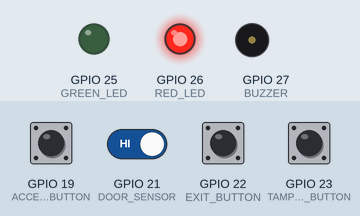
A sketch run on a simulated ESP32. Shown: output pins drawn as LEDs (lit = HIGH), buzzer (waves = sounding, pin HIGH). Inputs (shaded band) come from the test bench; at power-on: GPIO 19 (ACCESS_BUTTON), GPIO 21 (DOOR_SENSOR), GPIO 22 (EXIT_BUTTON), GPIO 23 (TAMPER_BUTTON) HIGH. WiFi joins after 1.5 s; servers stay silent unless stated; what the sketch prints to the serial monitor is not drawn.

Above: at 2.7 s.
2.8 s: GPIO 22 (EXIT_BUTTON) pulled LOW for 0.15 s
At 3.3 s:
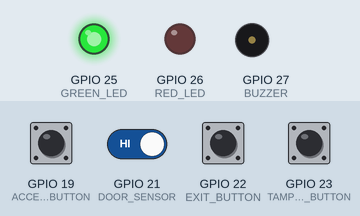
5.9 s: GPIO 23 (TAMPER_BUTTON) pulled LOW for 1 s
At 6.9 s:
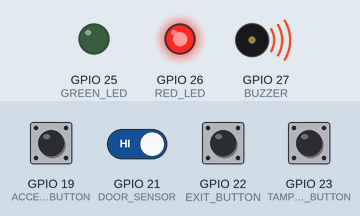
11.7 s: GPIO 22 (EXIT_BUTTON) pulled LOW for 1 s
At 13.0 s:
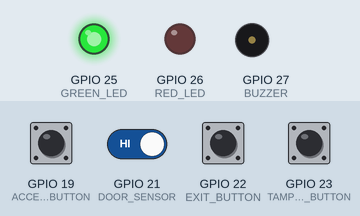
Timing chart, 0 to 16.2 s (numbered marks = the images above; inputs shaded):
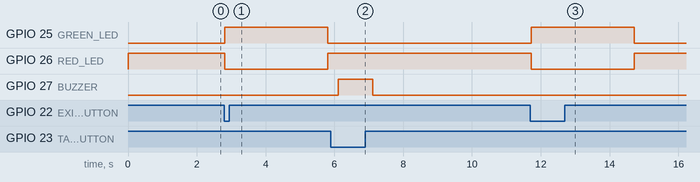

Measured:
- after the input at 2.8 s, GPIO 25 (GREEN_LED): LOW → HIGH at once, → LOW 3.0 s later; GPIO 26 (RED_LED): HIGH → LOW at once, → HIGH 3.0 s later
- after the input at 5.9 s, GPIO 27 (BUZZER): LOW → HIGH after 0.21 s, → LOW 1.0 s later
- after the input at 11.7 s, GPIO 25 (GREEN_LED): LOW → HIGH at once, → LOW 3.0 s later; GPIO 26 (RED_LED): HIGH → LOW at once, → HIGH 3.0 s later

The sketch:

Wifi__Access_Control_System.ino
```cpp
#include <WiFi.h>
#include <WebServer.h>

const char* ssid = "YOUR_WIFI_NAME";
const char* password = "YOUR_WIFI_PASSWORD";

WebServer server(80);

// Pins
#define ACCESS_BUTTON 19
#define DOOR_SENSOR   21
#define EXIT_BUTTON   22
#define TAMPER_BUTTON 23

#define GREEN_LED 25
#define RED_LED   26
#define BUZZER    27

// Login
const char* correctUser = "admin";
const char* correctPass = "1234";

String lastEvent = "System Started";

// ---------- WEBPAGE ----------

void handleRoot() {

  String doorStatus;

  if (digitalRead(DOOR_SENSOR) == LOW) {
    doorStatus = "CLOSED 🔒";
  } else {
    doorStatus = "OPEN 🚪";
  }

  String page = R"rawliteral(
<!DOCTYPE html>
<html>
<head>

<title>Wi-Fi Access Control</title>

<meta name="viewport"
content="width=device-width, initial-scale=1">

<style>

body {
  font-family: Arial;
  text-align: center;
  background: #eeeeee;
}

.box {
  background: white;
  max-width: 400px;
  margin: 30px auto;
  padding: 25px;
  border-radius: 15px;
}

input {
  width: 85%;
  padding: 12px;
  margin: 6px;
}

button {
  padding: 12px 25px;
}

.status {
  font-size: 20px;
}

</style>

</head>

<body>

<div class="box">

<h1>🔐 Wi-Fi Access Control</h1>

<hr>

<h2>System Status</h2>

<p class="status">
Door: <b>)rawliteral";

  page += doorStatus;

  page += R"rawliteral(</b>
</p>

<p>
Last Event:
<br>
<b>)rawliteral";

  page += lastEvent;

  page += R"rawliteral(</b>
</p>

<hr>

<h2>Login</h2>

<form action="/login" method="POST">

<input
type="text"
name="username"
placeholder="Username"
required>

<br>

<input
type="password"
name="password"
placeholder="Password"
required>

<br>

<button type="submit">
LOGIN
</button>

</form>

</div>

</body>
</html>
)rawliteral";

  server.send(200, "text/html", page);
}


// ---------- LOGIN ----------

void handleLogin() {

  String username = server.arg("username");
  String password = server.arg("password");

  if (username == correctUser &&
      password == correctPass) {

    digitalWrite(GREEN_LED, HIGH);
    digitalWrite(RED_LED, LOW);

    lastEvent = "ACCESS GRANTED";

    Serial.println("ACCESS GRANTED");

    server.send(200, "text/html",
      "<html><body style='text-align:center'>"
      "<h1>✅ ACCESS GRANTED</h1>"
      "<h2>Door is UNLOCKED</h2>"
      "<br>"
      "<a href='/'>Dashboard</a>"
      "</body></html>");

  } else {

    digitalWrite(GREEN_LED, LOW);
    digitalWrite(RED_LED, HIGH);

    digitalWrite(BUZZER, HIGH);
    delay(1000);
    digitalWrite(BUZZER, LOW);

    lastEvent = "ACCESS DENIED";

    Serial.println("ACCESS DENIED");

    server.send(200, "text/html",
      "<html><body style='text-align:center'>"
      "<h1>❌ ACCESS DENIED</h1>"
      "<h3>Invalid Username or Password</h3>"
      "<br>"
      "<a href='/'>Try Again</a>"
      "</body></html>");
  }
}


// ---------- SETUP ----------

void setup() {

  Serial.begin(115200);

  pinMode(ACCESS_BUTTON, INPUT_PULLUP);
  pinMode(DOOR_SENSOR, INPUT_PULLUP);
  pinMode(EXIT_BUTTON, INPUT_PULLUP);
  pinMode(TAMPER_BUTTON, INPUT_PULLUP);

  pinMode(GREEN_LED, OUTPUT);
  pinMode(RED_LED, OUTPUT);
  pinMode(BUZZER, OUTPUT);

  digitalWrite(GREEN_LED, LOW);
  digitalWrite(RED_LED, HIGH);
  digitalWrite(BUZZER, LOW);

  Serial.println();
  Serial.println("Connecting to Wi-Fi...");

  WiFi.begin(ssid, password);

  while (WiFi.status() != WL_CONNECTED) {
    delay(500);
    Serial.print(".");
  }

  Serial.println();
  Serial.println("Wi-Fi Connected!");

  Serial.print("ESP32 IP Address: ");
  Serial.println(WiFi.localIP());

  server.on("/", handleRoot);

  server.on("/login",
            HTTP_POST,
            handleLogin);

  server.begin();

  Serial.println("Web Server Started");
  Serial.println("System Ready");
}


// ---------- LOOP ----------

void loop() {

  server.handleClient();

  // Door sensor
  static int lastDoorState = HIGH;
  int currentDoorState = digitalRead(DOOR_SENSOR);

  if (currentDoorState != lastDoorState) {

    if (currentDoorState == LOW) {
      Serial.println("DOOR CLOSED");
      lastEvent = "Door Closed 🔒";
    }
    else {
      Serial.println("DOOR OPEN");
      lastEvent = "Door Open 🚪";
    }

    lastDoorState = currentDoorState;
  }


  // Access button
  if (digitalRead(ACCESS_BUTTON) == LOW) {

    Serial.println("ACCESS REQUEST");
    lastEvent = "Access Button Pressed";

    delay(300);
  }


  // Exit button
  if (digitalRead(EXIT_BUTTON) == LOW) {

    Serial.println("EXIT REQUEST");
    lastEvent = "Exit Request";

    digitalWrite(GREEN_LED, HIGH);
    digitalWrite(RED_LED, LOW);

    delay(3000);

    digitalWrite(GREEN_LED, LOW);
    digitalWrite(RED_LED, HIGH);

    delay(300);
  }


  // Tamper button
  if (digitalRead(TAMPER_BUTTON) == LOW) {

    Serial.println("!!! TAMPER DETECTED !!!");

    lastEvent = "TAMPER DETECTED 🚨";

    digitalWrite(GREEN_LED, LOW);
    digitalWrite(RED_LED, HIGH);

    digitalWrite(BUZZER, HIGH);

    delay(1000);

    digitalWrite(BUZZER, LOW);

    delay(300);
  }

  delay(50);
}
```
